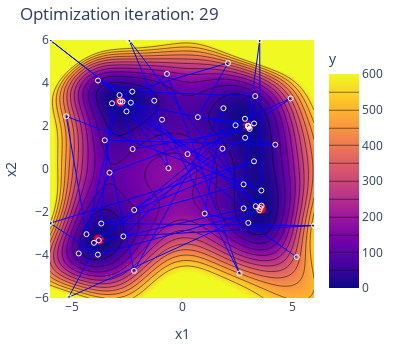

Source (notebook cell):
### Markdown cell above
#### Run the optimization loop

### Code cell
sobo_strategy.tell(experiments=experiments)
prediction = sobo_strategy.predict(pd.DataFrame({"x1": x_1.flatten(), "x2": x_2.flatten()}))
pred = np.array(prediction["y_pred"]).reshape(100, 100)


for i in range(30):
    new_candidates = sobo_strategy.ask(candidate_count=1)

    new_experiments = new_candidates.copy()
    new_experiments["y"] = new_candidates.apply(
        lambda row: himmelblau(row["x1"], row["x2"]), axis=1
    )
    experiments = pd.concat([experiments, new_experiments], join="inner").reset_index(
        drop=True
    )

    sobo_strategy.tell(experiments=experiments)

    clear_output(wait=True)

    # Plot the optimization process
    prediction = sobo_strategy.predict(pd.DataFrame({"x1": x_1.flatten(), "x2": x_2.flatten()}))
    pred = np.array(prediction["y_pred"]).reshape(100, 100)
    fig = plot_himmelblau_opt(experiments, pred, i)
    fig.show(config=plotly_config)

    fig.write_image(f"himmelblau_{i}.png", engine="orca")

### Figure 1 — Plotly figure (JSON) as saved in the notebook; plotly's stock layout.template omitted (floating-point values rounded to 4 significant figures; data arrays with more than 128 entries replaced by an {"elided": "..."} marker saying what was removed)
{"data": [{"colorbar": {"title": {"text": "y"}}, "contours": {"coloring": "heatmap"}, "type": "contour", "x": [-6, -5.879, -5.758, -5.636, -5.515, -5.394, -5.273, -5.152, -5.03, -4.909, -4.788, -4.667, -4.545, -4.424, -4.303, -4.182, -4.061, -3.939, -3.818, -3.697, -3.576, -3.455, -3.333, -3.212, -3.091, -2.97, -2.848, -2.727, -2.606, -2.485, -2.364, -2.242, -2.121, -2, -1.879, -1.758, -1.636, -1.515, -1.394, -1.273, -1.152, -1.03, -0.9091, -0.7879, -0.6667, -0.5455, -0.4242, -0.303, -0.1818, -0.06061, 0.06061, 0.1818, 0.303, 0.4242, 0.5455, 0.6667, 0.7879, 0.9091, 1.03, 1.152, 1.273, 1.394, 1.515, 1.636, 1.758, 1.879, 2, 2.121, 2.242, 2.364, 2.485, 2.606, 2.727, 2.848, 2.97, 3.091, 3.212, 3.333, 3.455, 3.576, 3.697, 3.818, 3.939, 4.061, 4.182, 4.303, 4.424, 4.545, 4.667, 4.788, 4.909, 5.03, 5.152, 5.273, 5.394, 5.515, 5.636, 5.758, 5.879, 6], "y": [-6, -5.879, -5.758, -5.636, -5.515, -5.394, -5.273, -5.152, -5.03, -4.909, -4.788, -4.667, -4.545, -4.424, -4.303, -4.182, -4.061, -3.939, -3.818, -3.697, -3.576, -3.455, -3.333, -3.212, -3.091, -2.97, -2.848, -2.727, -2.606, -2.485, -2.364, -2.242, -2.121, -2, -1.879, -1.758, -1.636, -1.515, -1.394, -1.273, -1.152, -1.03, -0.9091, -0.7879, -0.6667, -0.5455, -0.4242, -0.303, -0.1818, -0.06061, 0.06061, 0.1818, 0.303, 0.4242, 0.5455, 0.6667, 0.7879, 0.9091, 1.03, 1.152, 1.273, 1.394, 1.515, 1.636, 1.758, 1.879, 2, 2.121, 2.242, 2.364, 2.485, 2.606, 2.727, 2.848, 2.97, 3.091, 3.212, 3.333, 3.455, 3.576, 3.697, 3.818, 3.939, 4.061, 4.182, 4.303, 4.424, 4.545, 4.667, 4.788, 4.909, 5.03, 5.152, 5.273, 5.394, 5.515, 5.636, 5.758, 5.879, 6], "z": {"elided": "100x100 float values"}, "zmax": 600, "zmin": 0}, {"marker": {"color": "red", "size": 10}, "mode": "markers", "showlegend": false, "type": "scatter", "x": [3], "y": [2]}, {"marker": {"color": "red", "size": 10}, "mode": "markers", "showlegend": false, "type": "scatter", "x": [-2.805], "y": [3.131]}, {"marker": {"color": "red", "size": 10}, "mode": "markers", "showlegend": false, "type": "scatter", "x": [-3.779], "y": [-3.283]}, {"marker": {"color": "red", "size": 10}, "mode": "markers", "showlegend": false, "type": "scatter", "x": [3.584], "y": [-1.848]}, {"line": {"color": "blue", "width": 1}, "mode": "lines", "showlegend": false, "type": "scatter", "x": [5.216, 3.013, 1.031, 1.884, -2.18, -3.511, 4.24, 2.87, -4.695, -3.293, 2.435, -2.665, 6, -3.671, 2.8, 3.327, -2.26, -3.818, -0.9084, 2.616, -0.6836, -2.524, 2.802, 1.84, -2.173, 3.272, -6, -3.824, 3.519, -5.154, -3.781, -3.18, 3.607, -5.262, -4.341, -2.84, 2.088, 0.7194, 3.275, 4.94, 2.862, -4.001, 3.354, -2.406, -1.261, -0.615, -2.7, -2.245, 3.075, 3.032, -2.808, -2.813, 3.616, -6, -2.326, 0.253, 3.005, 3.005, 3.005, 3.005, 3.005, 3.005, 3.005, 3.533, 3.563], "y": [-4.099, -2.506, -2.074, 2.828, -4.738, 1.337, 1.131, 1.455, -3.929, -0.1707, 2.034, -3.136, -2.635, -2.536, -0.7146, 3.391, 3.6, 4.115, 2.294, -4.857, 4.424, 2.679, -1.831, 0.9442, -1.907, 0.3578, -2.522, -3.982, -1.917, -5.968, -3.318, 3.056, -1.001, 2.451, -3.032, 3.437, 4.926, 2.411, 2.117, 3.283, 2.334, -3.434, -1.732, 6, 3.178, 0.0367, 3.134, 0.9264, 1.864, 1.945, 3.14, 3.137, -1.703, 6, 3.085, 0.694, 2.007, 2.007, 2.007, 2.007, 2.007, 2.007, 2.007, 6, -1.814]}, {"marker": {"color": "white", "size": 5, "symbol": "circle-open"}, "mode": "markers", "showlegend": false, "type": "scatter", "x": [5.216, 3.013, 1.031, 1.884, -2.18, -3.511, 4.24, 2.87, -4.695, -3.293, 2.435, -2.665, 6, -3.671, 2.8, 3.327, -2.26, -3.818, -0.9084, 2.616, -0.6836, -2.524, 2.802, 1.84, -2.173, 3.272, -6, -3.824, 3.519, -5.154, -3.781, -3.18, 3.607, -5.262, -4.341, -2.84, 2.088, 0.7194, 3.275, 4.94, 2.862, -4.001, 3.354, -2.406, -1.261, -0.615, -2.7, -2.245, 3.075, 3.032, -2.808, -2.813, 3.616, -6, -2.326, 0.253, 3.005, 3.005, 3.005, 3.005, 3.005, 3.005, 3.005, 3.533, 3.563], "y": [-4.099, -2.506, -2.074, 2.828, -4.738, 1.337, 1.131, 1.455, -3.929, -0.1707, 2.034, -3.136, -2.635, -2.536, -0.7146, 3.391, 3.6, 4.115, 2.294, -4.857, 4.424, 2.679, -1.831, 0.9442, -1.907, 0.3578, -2.522, -3.982, -1.917, -5.968, -3.318, 3.056, -1.001, 2.451, -3.032, 3.437, 4.926, 2.411, 2.117, 3.283, 2.334, -3.434, -1.732, 6, 3.178, 0.0367, 3.134, 0.9264, 1.864, 1.945, 3.14, 3.137, -1.703, 6, 3.085, 0.694, 2.007, 2.007, 2.007, 2.007, 2.007, 2.007, 2.007, 6, -1.814]}], "layout": {"autosize": false, "height": 350, "legend": {"title": {"text": "y"}}, "margin": {"b": 10, "l": 10, "r": 10, "t": 40}, "title": {"text": "Optimization iteration: 29"}, "width": 400, "xaxis": {"range": [-6, 6], "title": {"text": "x1"}}, "yaxis": {"range": [-6, 6], "title": {"text": "x2"}}}}
